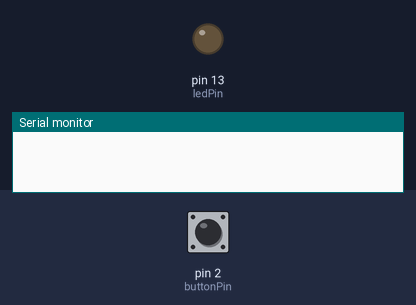
A sketch run on a simulated Arduino Uno, built with avr-gcc and run on an emulated ATmega328P. Parts: output pins drawn as LEDs (lit = HIGH), the last lines printed to the serial monitor. The inputs (shaded band) are chosen by the test bench; at power-on: pin 2 (buttonPin) LOW.

Above: at 1.2 s.
1.3 s: pin 2 (buttonPin) pulled HIGH for 0.25 s
At 1.5 s:
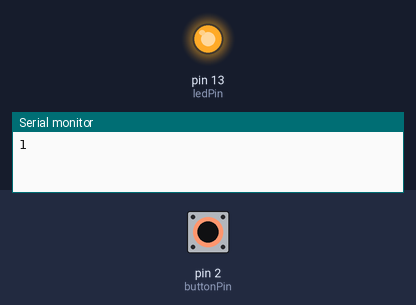
3.1 s: pin 2 (buttonPin) pulled HIGH for 3.2 s
At 6.8 s:
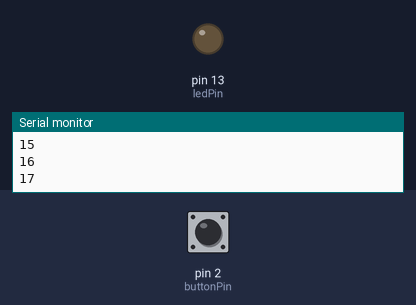
Timing chart, 0 to 8.3 s (numbered marks = the images above; inputs shaded):
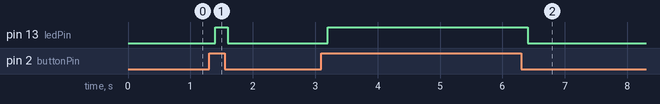

Measured:
- after the input at 1.3 s, pin 13 (ledPin): LOW → HIGH after 0.10 s, → LOW 0.20 s later
- after the input at 3.1 s, pin 13 (ledPin): LOW → HIGH after 0.10 s, → LOW 3.2 s later

The sketch:

Bump_sensor.ino
```cpp
/*
  Button Test Sketch (LED optional)
 Turns on and off a light emitting diode(LED) connected to digital
 pin 13, when pressing a pushbutton attached to pin 7.
 The circuit:
 * LED attached from pin 13 to ground
 * momentary switch attached to pin 2 from +5V
 * 10K resistor attached as pull-down resistor
 */
//constants
const int buttonPin = 2;     // <=======  the number of the pushbutton pin
const int ledPin =  13;      // <=======  the number of the LED pin

// variables will change:
int buttonState = 0;         // variable for reading the pushbutton status
int count= 0;

void setup()
{
  pinMode(ledPin, OUTPUT);      // initialize the LED pin as an output:
  pinMode(buttonPin, INPUT);  // initialize the pushbutton pin as an input:
  Serial.begin(9600);
}

void loop()
{
  buttonState = digitalRead(buttonPin);     // read the state of the pushbutton value:
  //Serial.println(buttonState);

  if (buttonState == HIGH)       // check if the pushbutton is pressed.
  {
    digitalWrite(ledPin, HIGH);  // turn LED on: (send +5V to pin)
 //   Serial.println("            Button is ON ");    //  print to serial monitor
    count++;
    Serial.println(count);
  }
  else
  {
    digitalWrite(ledPin, LOW);     // turn LED off: (send 0V to pin)
  //      Serial.println(" Button is OFF ");      // print text to serial monitor
  }
  delay(200);        // delay so that print to serial monitor is not too fast
}
```
